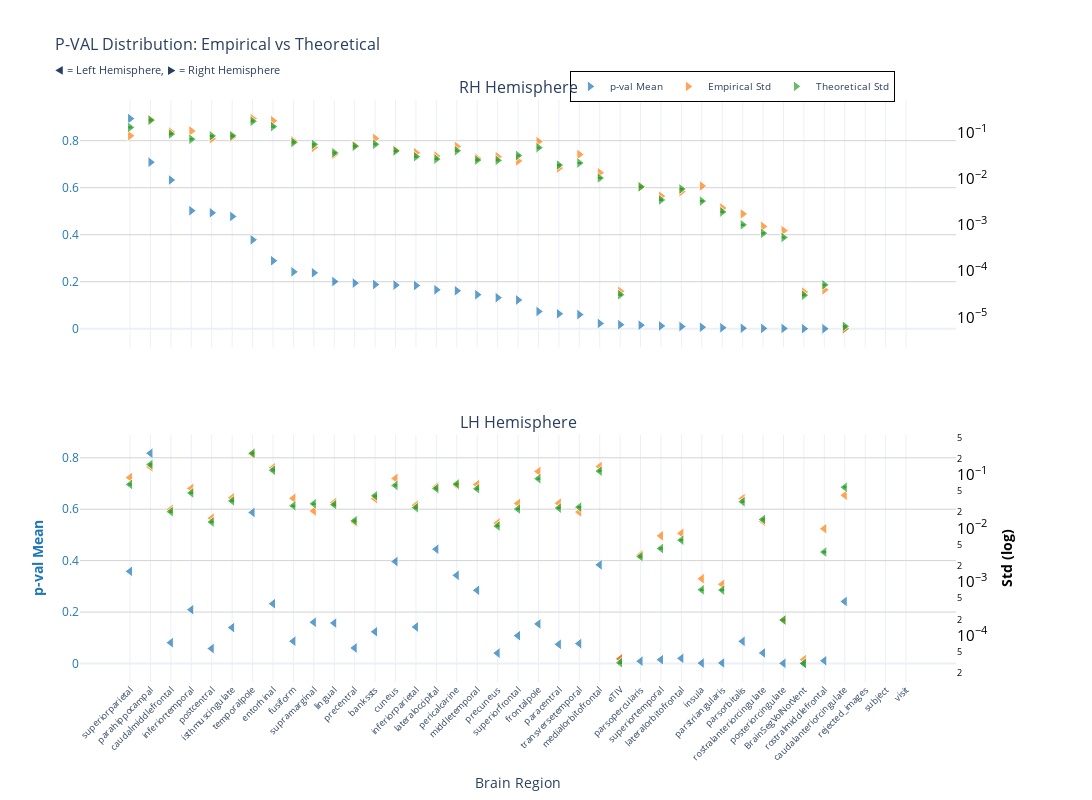
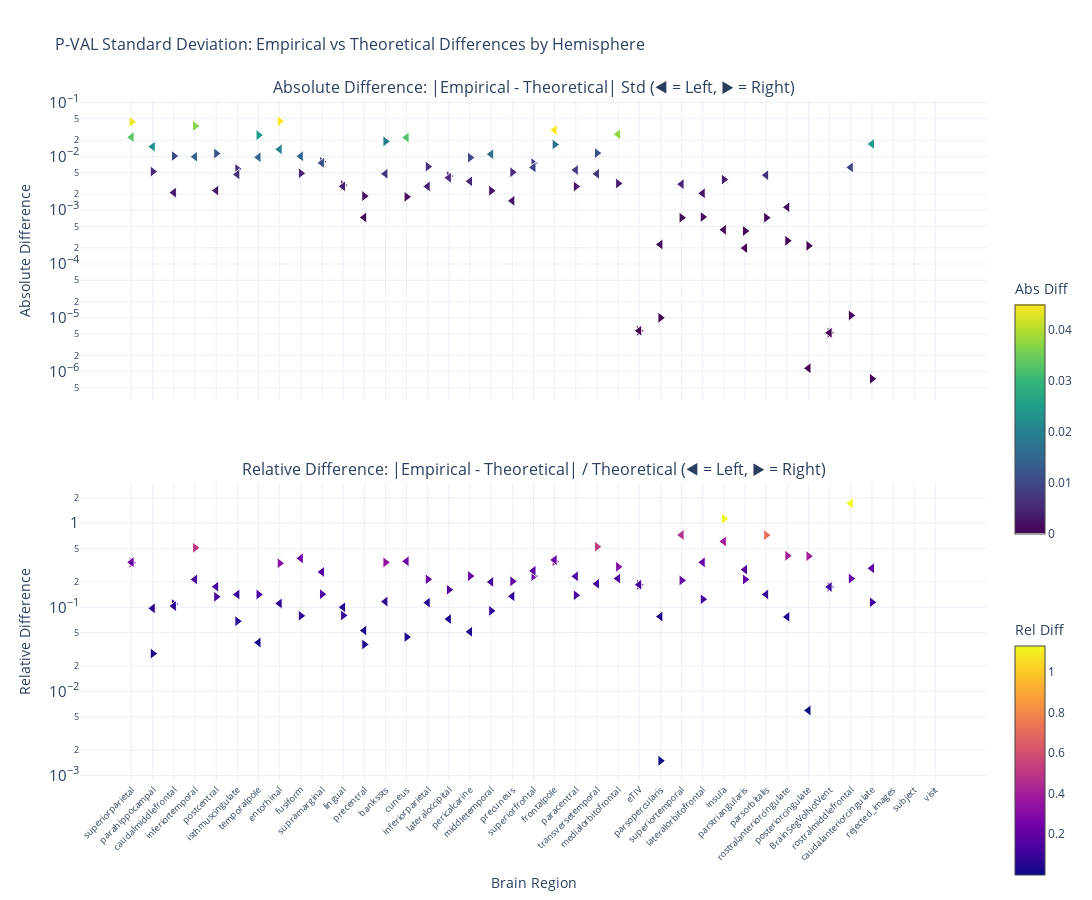

Source (notebook cell) for these figures, in order:
### Markdown cell above
### p-value

### Code cell
nu_nav = df_navr[(df_navr["timepoint"] == "baseline") & (df_navr["group"] == "HC-PD")]
data_path = stats_dir / f"ancova_baseline_{METRIC}.parquet"
df, stats = get_test_stats(
    data_path, stat_functions_F, nu_nav, hemisphere=True, study="baseline"
)
show_figure(stats, hemisphere=True, stat_name="p-val", study="baseline", metric=METRIC)

### Figure 1 — Plotly figure (JSON) as saved in the notebook; plotly's stock layout.template omitted (floating-point values rounded to 4 significant figures)
{"data": [{"hovertemplate": "<b>%{x}</b><br>Mean p-val: %{y:.2f}<br><extra></extra>", "legendgroup": "mean", "marker": {"color": "#1f77b4", "line": {"color": "white", "width": 1}, "opacity": 0.7, "size": 10, "symbol": "triangle-right"}, "mode": "markers", "name": "p-val Mean", "showlegend": true, "type": "scatter", "x": ["superiorparietal", "parahippocampal", "caudalmiddlefrontal", "inferiortemporal", "postcentral", "isthmuscingulate", "temporalpole", "entorhinal", "fusiform", "supramarginal", "lingual", "precentral", "bankssts", "cuneus", "inferiorparietal", "lateraloccipital", "pericalcarine", "middletemporal", "precuneus", "superiorfrontal", "frontalpole", "paracentral", "transversetemporal", "medialorbitofrontal", "eTIV", "parsopercularis", "superiortemporal", "lateralorbitofrontal", "insula", "parstriangularis", "parsorbitalis", "rostralanteriorcingulate", "posteriorcingulate", "BrainSegVolNotVent", "rostralmiddlefrontal", "caudalanteriorcingulate", "rejected_images", "subject", "visit"], "xaxis": "x", "y": [0.894, 0.7085, 0.6327, 0.5021, 0.4932, 0.4778, 0.3783, 0.2892, 0.2421, 0.2379, 0.2006, 0.1941, 0.1881, 0.1857, 0.1839, 0.1656, 0.1615, 0.1449, 0.1322, 0.1223, 0.07356, 0.06366, 0.06014, 0.02253, 0.0172, 0.01519, 0.01203, 0.009305, 0.006475, 0.004235, 0.002149, 0.001524, 0.001397, 0.0003251, 8.129e-05, 1.337e-05, NaN, NaN, NaN], "yaxis": "y"}, {"hovertemplate": "<b>%{x}</b><br>Empirical Std: %{y:.3f}<br><extra></extra>", "legendgroup": "empirical", "marker": {"color": "#ff7f0e", "line": {"color": "white", "width": 1}, "opacity": 0.7, "size": 10, "symbol": "triangle-right"}, "mode": "markers", "name": "Empirical Std", "showlegend": true, "type": "scatter", "x": ["superiorparietal", "parahippocampal", "caudalmiddlefrontal", "inferiortemporal", "postcentral", "isthmuscingulate", "temporalpole", "entorhinal", "fusiform", "supramarginal", "lingual", "precentral", "bankssts", "cuneus", "inferiorparietal", "lateraloccipital", "pericalcarine", "middletemporal", "precuneus", "superiorfrontal", "frontalpole", "paracentral", "transversetemporal", "medialorbitofrontal", "eTIV", "parsopercularis", "superiortemporal", "lateralorbitofrontal", "insula", "parstriangularis", "parsorbitalis", "rostralanteriorcingulate", "posteriorcingulate", "BrainSegVolNotVent", "rostralmiddlefrontal", "caudalanteriorcingulate", "rejected_images", "subject", "visit"], "xaxis": "x", "y": [0.08538, 0.1903, 0.1028, 0.1083, 0.07341, 0.07954, 0.2002, 0.1797, 0.0661, 0.04752, 0.03355, 0.05239, 0.07466, 0.04173, 0.03649, 0.03094, 0.04992, 0.02769, 0.03005, 0.02431, 0.06373, 0.01705, 0.03347, 0.01353, 3.67e-05, 0.006695, 0.004201, 0.005266, 0.006987, 0.002325, 0.001734, 0.0009305, 0.0007548, 3.541e-05, 3.95e-05, 5.677e-06, NaN, NaN, NaN], "yaxis": "y2"}, {"error_y": {"array": [0.003594, 0.005146, 0.002575, 0.001996, 0.002355, 0.002374, 0.004875, 0.003745, 0.001703, 0.001542, 0.001014, 0.001406, 0.001547, 0.001111, 0.0008349, 0.0007405, 0.001124, 0.0007059, 0.0006944, 0.0008841, 0.00131, 0.0005506, 0.0006105, 0.0002887, 8.606e-07, 0.0001859, 9.663e-05, 0.0001672, 9.121e-05, 5.324e-05, 2.802e-05, 1.835e-05, 1.493e-05, 8.381e-07, 1.407e-06, 1.783e-07, NaN, NaN, NaN], "arrayminus": [0.003495, 0.005004, 0.002505, 0.001941, 0.00229, 0.002309, 0.004741, 0.003642, 0.001656, 0.0015, 0.0009863, 0.001367, 0.001505, 0.00108, 0.000812, 0.0007201, 0.001093, 0.0006865, 0.0006753, 0.0008598, 0.001274, 0.0005355, 0.0005937, 0.0002808, 8.37e-07, 0.0001808, 9.397e-05, 0.0001626, 8.87e-05, 5.178e-05, 2.724e-05, 1.784e-05, 1.452e-05, 8.151e-07, 1.368e-06, 1.734e-07, NaN, NaN, NaN], "color": "#2ca02c", "thickness": 1, "type": "data", "visible": true, "width": 2}, "hovertemplate": "<b>%{x}</b><br>Theoretical Std: %{y:.3f}<br><extra></extra>", "legendgroup": "theoretical", "marker": {"color": "#2ca02c", "line": {"color": "white", "width": 1}, "opacity": 0.7, "size": 10, "symbol": "triangle-right"}, "mode": "markers", "name": "Theoretical Std", "showlegend": true, "type": "scatter", "x": ["superiorparietal", "parahippocampal", "caudalmiddlefrontal", "inferiortemporal", "postcentral", "isthmuscingulate", "temporalpole", "entorhinal", "fusiform", "supramarginal", "lingual", "precentral", "bankssts", "cuneus", "inferiorparietal", "lateraloccipital", "pericalcarine", "middletemporal", "precuneus", "superiorfrontal", "frontalpole", "paracentral", "transversetemporal", "medialorbitofrontal", "eTIV", "parsopercularis", "superiortemporal", "lateralorbitofrontal", "insula", "parstriangularis", "parsorbitalis", "rostralanteriorcingulate", "posteriorcingulate", "BrainSegVolNotVent", "rostralmiddlefrontal", "caudalanteriorcingulate", "rejected_images", "subject", "visit"], "xaxis": "x", "y": [0.1293, 0.1851, 0.09263, 0.07177, 0.08471, 0.08538, 0.1753, 0.1347, 0.06125, 0.05547, 0.03647, 0.05056, 0.05565, 0.03996, 0.03003, 0.02663, 0.04042, 0.02539, 0.02497, 0.0318, 0.04711, 0.0198, 0.02196, 0.01038, 3.095e-05, 0.006685, 0.003475, 0.006015, 0.00328, 0.001915, 0.001008, 0.0006599, 0.0005371, 3.014e-05, 5.059e-05, 6.412e-06, NaN, NaN, NaN], "yaxis": "y2"}, {"hovertemplate": "<b>%{x}</b><br>Mean p-val: %{y:.2f}<br><extra></extra>", "legendgroup": "mean", "marker": {"color": "#1f77b4", "line": {"color": "white", "width": 1}, "opacity": 0.7, "size": 10, "symbol": "triangle-left"}, "mode": "markers", "name": "p-val Mean", "showlegend": false, "type": "scatter", "x": ["parahippocampal", "temporalpole", "lateraloccipital", "cuneus", "medialorbitofrontal", "superiorparietal", "pericalcarine", "middletemporal", "caudalanteriorcingulate", "entorhinal", "inferiortemporal", "supramarginal", "lingual", "frontalpole", "inferiorparietal", "isthmuscingulate", "bankssts", "superiorfrontal", "fusiform", "parsorbitalis", "caudalmiddlefrontal", "transversetemporal", "paracentral", "precentral", "postcentral", "rostralanteriorcingulate", "precuneus", "lateralorbitofrontal", "eTIV", "superiortemporal", "rostralmiddlefrontal", "parsopercularis", "parstriangularis", "insula", "posteriorcingulate", "BrainSegVolNotVent", "rejected_images", "subject", "visit"], "xaxis": "x2", "y": [0.8176, 0.5873, 0.4445, 0.3964, 0.3836, 0.3583, 0.3427, 0.2845, 0.241, 0.2323, 0.2092, 0.1602, 0.1571, 0.1538, 0.1419, 0.1395, 0.1233, 0.1081, 0.08656, 0.08597, 0.081, 0.07724, 0.07442, 0.06018, 0.05798, 0.0409, 0.0402, 0.01981, 0.0172, 0.01473, 0.01065, 0.008766, 0.001907, 0.001406, 0.0004162, 0.0003251, NaN, NaN, NaN], "yaxis": "y3"}, {"hovertemplate": "<b>%{x}</b><br>Empirical Std: %{y:.3f}<br><extra></extra>", "legendgroup": "empirical", "marker": {"color": "#ff7f0e", "line": {"color": "white", "width": 1}, "opacity": 0.7, "size": 10, "symbol": "triangle-left"}, "mode": "markers", "name": "Empirical Std", "showlegend": false, "type": "scatter", "x": ["parahippocampal", "temporalpole", "lateraloccipital", "cuneus", "medialorbitofrontal", "superiorparietal", "pericalcarine", "middletemporal", "caudalanteriorcingulate", "entorhinal", "inferiortemporal", "supramarginal", "lingual", "frontalpole", "inferiorparietal", "isthmuscingulate", "bankssts", "superiorfrontal", "fusiform", "parsorbitalis", "caudalmiddlefrontal", "transversetemporal", "paracentral", "precentral", "postcentral", "rostralanteriorcingulate", "precuneus", "lateralorbitofrontal", "eTIV", "superiortemporal", "rostralmiddlefrontal", "parsopercularis", "parstriangularis", "insula", "posteriorcingulate", "BrainSegVolNotVent", "rejected_images", "subject", "visit"], "xaxis": "x2", "y": [0.1411, 0.2432, 0.05948, 0.08579, 0.1433, 0.089, 0.06387, 0.06585, 0.04155, 0.1352, 0.0558, 0.02121, 0.03054, 0.1157, 0.02713, 0.03719, 0.03585, 0.02922, 0.03645, 0.03595, 0.02266, 0.02019, 0.02951, 0.01313, 0.01548, 0.01358, 0.01255, 0.008087, 3.67e-05, 0.007258, 0.009859, 0.003201, 0.0009026, 0.001146, 0.0001953, 3.541e-05, NaN, NaN, NaN], "yaxis": "y4"}, {"error_y": {"array": [0.004346, 0.007029, 0.001542, 0.001764, 0.003266, 0.001842, 0.001872, 0.001525, 0.001629, 0.003383, 0.001277, 0.0008002, 0.0007719, 0.002356, 0.0006775, 0.0009053, 0.001129, 0.000639, 0.0007333, 0.0008751, 0.0005709, 0.0006933, 0.0006651, 0.0003856, 0.000366, 0.0004092, 0.0003074, 0.0001675, 8.606e-07, 0.0001171, 0.0001004, 8.261e-05, 1.96e-05, 1.983e-05, 5.4e-06, 8.381e-07, NaN, NaN, NaN], "arrayminus": [0.004226, 0.006836, 0.0015, 0.001715, 0.003176, 0.001791, 0.00182, 0.001484, 0.001584, 0.00329, 0.001242, 0.0007782, 0.0007507, 0.002291, 0.0006589, 0.0008804, 0.001098, 0.0006215, 0.0007131, 0.000851, 0.0005552, 0.0006742, 0.0006468, 0.000375, 0.0003559, 0.0003979, 0.000299, 0.0001629, 8.37e-07, 0.0001138, 9.767e-05, 8.034e-05, 1.906e-05, 1.929e-05, 5.251e-06, 8.151e-07, NaN, NaN, NaN], "color": "#2ca02c", "thickness": 1, "type": "data", "visible": true, "width": 2}, "hovertemplate": "<b>%{x}</b><br>Theoretical Std: %{y:.3f}<br><extra></extra>", "legendgroup": "theoretical", "marker": {"color": "#2ca02c", "line": {"color": "white", "width": 1}, "opacity": 0.7, "size": 10, "symbol": "triangle-left"}, "mode": "markers", "name": "Theoretical Std", "showlegend": false, "type": "scatter", "x": ["parahippocampal", "temporalpole", "lateraloccipital", "cuneus", "medialorbitofrontal", "superiorparietal", "pericalcarine", "middletemporal", "caudalanteriorcingulate", "entorhinal", "inferiortemporal", "supramarginal", "lingual", "frontalpole", "inferiorparietal", "isthmuscingulate", "bankssts", "superiorfrontal", "fusiform", "parsorbitalis", "caudalmiddlefrontal", "transversetemporal", "paracentral", "precentral", "postcentral", "rostralanteriorcingulate", "precuneus", "lateralorbitofrontal", "eTIV", "superiortemporal", "rostralmiddlefrontal", "parsopercularis", "parstriangularis", "insula", "posteriorcingulate", "BrainSegVolNotVent", "rejected_images", "subject", "visit"], "xaxis": "x2", "y": [0.1563, 0.2528, 0.05546, 0.06344, 0.1175, 0.06623, 0.06732, 0.05487, 0.05859, 0.1217, 0.04594, 0.02878, 0.02776, 0.08473, 0.02437, 0.03256, 0.0406, 0.02298, 0.02637, 0.03147, 0.02053, 0.02493, 0.02392, 0.01387, 0.01316, 0.01472, 0.01106, 0.006025, 3.095e-05, 0.00421, 0.003612, 0.002971, 0.0007049, 0.0007134, 0.0001942, 3.014e-05, NaN, NaN, NaN], "yaxis": "y4"}], "layout": {"annotations": [{"font": {"size": 16}, "showarrow": false, "text": "RH Hemisphere", "x": 0.47, "xanchor": "center", "xref": "paper", "y": 1, "yanchor": "bottom", "yref": "paper"}, {"font": {"size": 16}, "showarrow": false, "text": "LH Hemisphere", "x": 0.47, "xanchor": "center", "xref": "paper", "y": 0.425, "yanchor": "bottom", "yref": "paper"}], "height": 800, "hovermode": "x", "legend": {"bgcolor": "rgba(255, 255, 255, 0.9)", "bordercolor": "black", "borderwidth": 1, "font": {"size": 10}, "orientation": "h", "x": 0.7, "xanchor": "center", "y": 1.05}, "title": {"font": {"size": 16}, "text": "P-VAL Distribution: Empirical vs Theoretical<br><sub>◀ = Left Hemisphere, ▶ = Right Hemisphere</sub>"}, "width": 1400, "xaxis": {"anchor": "y", "domain": [0, 0.94], "matches": "x2", "showticklabels": false}, "xaxis2": {"anchor": "y3", "domain": [0, 0.94], "tickangle": -45, "tickfont": {"size": 9}, "title": {"text": "Brain Region"}}, "yaxis": {"anchor": "x", "domain": [0.575, 1], "gridcolor": "lightgray", "showgrid": true, "tickfont": {"color": "#1f77b4"}, "title": {"font": {"color": "#1f77b4"}, "text": ""}}, "yaxis2": {"anchor": "x", "exponentformat": "power", "overlaying": "y", "showgrid": false, "side": "right", "tickfont": {"color": "black"}, "title": {"font": {"color": "black"}, "text": ""}, "type": "log"}, "yaxis3": {"anchor": "x2", "domain": [0, 0.425], "gridcolor": "lightgray", "showgrid": true, "tickfont": {"color": "#1f77b4"}, "title": {"font": {"color": "#1f77b4"}, "text": "<b>p-val Mean</b>"}}, "yaxis4": {"anchor": "x2", "exponentformat": "power", "overlaying": "y3", "showgrid": false, "side": "right", "tickfont": {"color": "black"}, "title": {"font": {"color": "black"}, "text": "<b>Std (log)</b>"}, "type": "log"}}}

### Figure 2 — Plotly figure (JSON) as saved in the notebook; plotly's stock layout.template omitted (floating-point values rounded to 4 significant figures)
{"data": [{"hovertemplate": "<b>%{x}</b><br>Hemisphere: %{text}<br>Abs Diff: %{y:.4f}<br><extra></extra>", "legendgroup": "abs_rh", "marker": {"color": [0.04387, 0.005215, 0.01013, 0.03658, 0.0113, 0.005833, 0.02487, 0.045, 0.00485, 0.007944, 0.002922, 0.001827, 0.01902, 0.001771, 0.006458, 0.004304, 0.009494, 0.002301, 0.005081, 0.007484, 0.01661, 0.002754, 0.01151, 0.003142, 5.751e-06, 1.002e-05, 0.0007258, 0.0007491, 0.003707, 0.0004099, 0.0007259, 0.0002706, 0.0002177, 5.264e-06, 1.109e-05, 7.352e-07, NaN, NaN, NaN], "colorbar": {"len": 0.4, "title": {"text": "Abs Diff"}, "y": 0.75, "yanchor": "top"}, "colorscale": [[0, "#440154"], [0.1111, "#482878"], [0.2222, "#3e4989"], [0.3333, "#31688e"], [0.4444, "#26828e"], [0.5556, "#1f9e89"], [0.6667, "#35b779"], [0.7778, "#6ece58"], [0.8889, "#b5de2b"], [1, "#fde725"]], "line": {"color": "white", "width": 1}, "showscale": true, "size": 10, "symbol": "triangle-right"}, "mode": "markers", "name": "Absolute (rh)", "showlegend": false, "text": ["rh", "rh", "rh", "rh", "rh", "rh", "rh", "rh", "rh", "rh", "rh", "rh", "rh", "rh", "rh", "rh", "rh", "rh", "rh", "rh", "rh", "rh", "rh", "rh", "rh", "rh", "rh", "rh", "rh", "rh", "rh", "rh", "rh", "rh", "rh", "rh", "rh", "rh", "rh"], "type": "scatter", "x": ["superiorparietal", "parahippocampal", "caudalmiddlefrontal", "inferiortemporal", "postcentral", "isthmuscingulate", "temporalpole", "entorhinal", "fusiform", "supramarginal", "lingual", "precentral", "bankssts", "cuneus", "inferiorparietal", "lateraloccipital", "pericalcarine", "middletemporal", "precuneus", "superiorfrontal", "frontalpole", "paracentral", "transversetemporal", "medialorbitofrontal", "eTIV", "parsopercularis", "superiortemporal", "lateralorbitofrontal", "insula", "parstriangularis", "parsorbitalis", "rostralanteriorcingulate", "posteriorcingulate", "BrainSegVolNotVent", "rostralmiddlefrontal", "caudalanteriorcingulate", "rejected_images", "subject", "visit"], "xaxis": "x", "y": [0.04387, 0.005215, 0.01013, 0.03658, 0.0113, 0.005833, 0.02487, 0.045, 0.00485, 0.007944, 0.002922, 0.001827, 0.01902, 0.001771, 0.006458, 0.004304, 0.009494, 0.002301, 0.005081, 0.007484, 0.01661, 0.002754, 0.01151, 0.003142, 5.751e-06, 1.002e-05, 0.0007258, 0.0007491, 0.003707, 0.0004099, 0.0007259, 0.0002706, 0.0002177, 5.264e-06, 1.109e-05, 7.352e-07, NaN, NaN, NaN], "yaxis": "y"}, {"hovertemplate": "<b>%{x}</b><br>Hemisphere: %{text}<br>Rel Diff: %{y:.2%}<br><extra></extra>", "legendgroup": "rel_rh", "marker": {"color": [0.3394, 0.02818, 0.1094, 0.5096, 0.1334, 0.06832, 0.1419, 0.3341, 0.07917, 0.1432, 0.0801, 0.03614, 0.3418, 0.04433, 0.2151, 0.1616, 0.2349, 0.09065, 0.2034, 0.2354, 0.3526, 0.1391, 0.5244, 0.3025, 0.1858, 0.001499, 0.2088, 0.1245, 1.13, 0.214, 0.7205, 0.41, 0.4052, 0.1746, 0.2193, 0.1147, NaN, NaN, NaN], "colorbar": {"len": 0.4, "title": {"text": "Rel Diff"}, "y": 0.25, "yanchor": "top"}, "colorscale": [[0, "#0d0887"], [0.1111, "#46039f"], [0.2222, "#7201a8"], [0.3333, "#9c179e"], [0.4444, "#bd3786"], [0.5556, "#d8576b"], [0.6667, "#ed7953"], [0.7778, "#fb9f3a"], [0.8889, "#fdca26"], [1, "#f0f921"]], "line": {"color": "white", "width": 1}, "showscale": true, "size": 10, "symbol": "triangle-right"}, "mode": "markers", "name": "Relative (rh)", "showlegend": false, "text": ["rh", "rh", "rh", "rh", "rh", "rh", "rh", "rh", "rh", "rh", "rh", "rh", "rh", "rh", "rh", "rh", "rh", "rh", "rh", "rh", "rh", "rh", "rh", "rh", "rh", "rh", "rh", "rh", "rh", "rh", "rh", "rh", "rh", "rh", "rh", "rh", "rh", "rh", "rh"], "type": "scatter", "x": ["superiorparietal", "parahippocampal", "caudalmiddlefrontal", "inferiortemporal", "postcentral", "isthmuscingulate", "temporalpole", "entorhinal", "fusiform", "supramarginal", "lingual", "precentral", "bankssts", "cuneus", "inferiorparietal", "lateraloccipital", "pericalcarine", "middletemporal", "precuneus", "superiorfrontal", "frontalpole", "paracentral", "transversetemporal", "medialorbitofrontal", "eTIV", "parsopercularis", "superiortemporal", "lateralorbitofrontal", "insula", "parstriangularis", "parsorbitalis", "rostralanteriorcingulate", "posteriorcingulate", "BrainSegVolNotVent", "rostralmiddlefrontal", "caudalanteriorcingulate", "rejected_images", "subject", "visit"], "xaxis": "x2", "y": [0.3394, 0.02818, 0.1094, 0.5096, 0.1334, 0.06832, 0.1419, 0.3341, 0.07917, 0.1432, 0.0801, 0.03614, 0.3418, 0.04433, 0.2151, 0.1616, 0.2349, 0.09065, 0.2034, 0.2354, 0.3526, 0.1391, 0.5244, 0.3025, 0.1858, 0.001499, 0.2088, 0.1245, 1.13, 0.214, 0.7205, 0.41, 0.4052, 0.1746, 0.2193, 0.1147, NaN, NaN, NaN], "yaxis": "y2"}, {"hovertemplate": "<b>%{x}</b><br>Hemisphere: %{text}<br>Abs Diff: %{y:.4f}<br><extra></extra>", "legendgroup": "abs_lh", "marker": {"color": [0.01518, 0.009624, 0.004017, 0.02235, 0.0258, 0.02276, 0.003442, 0.01098, 0.01704, 0.01351, 0.009853, 0.007575, 0.002781, 0.03093, 0.002768, 0.004624, 0.004748, 0.00624, 0.01008, 0.00448, 0.002124, 0.004742, 0.005584, 0.0007341, 0.002317, 0.001132, 0.001494, 0.002062, 5.751e-06, 0.003048, 0.006246, 0.0002303, 0.0001978, 0.0004329, 1.154e-06, 5.264e-06, NaN, NaN, NaN], "colorbar": {"len": 0.4, "title": {"text": "Abs Diff"}, "y": 0.75, "yanchor": "top"}, "colorscale": [[0, "#440154"], [0.1111, "#482878"], [0.2222, "#3e4989"], [0.3333, "#31688e"], [0.4444, "#26828e"], [0.5556, "#1f9e89"], [0.6667, "#35b779"], [0.7778, "#6ece58"], [0.8889, "#b5de2b"], [1, "#fde725"]], "line": {"color": "white", "width": 1}, "showscale": false, "size": 10, "symbol": "triangle-left"}, "mode": "markers", "name": "Absolute (lh)", "showlegend": false, "text": ["lh", "lh", "lh", "lh", "lh", "lh", "lh", "lh", "lh", "lh", "lh", "lh", "lh", "lh", "lh", "lh", "lh", "lh", "lh", "lh", "lh", "lh", "lh", "lh", "lh", "lh", "lh", "lh", "lh", "lh", "lh", "lh", "lh", "lh", "lh", "lh", "lh", "lh", "lh"], "type": "scatter", "x": ["parahippocampal", "temporalpole", "lateraloccipital", "cuneus", "medialorbitofrontal", "superiorparietal", "pericalcarine", "middletemporal", "caudalanteriorcingulate", "entorhinal", "inferiortemporal", "supramarginal", "lingual", "frontalpole", "inferiorparietal", "isthmuscingulate", "bankssts", "superiorfrontal", "fusiform", "parsorbitalis", "caudalmiddlefrontal", "transversetemporal", "paracentral", "precentral", "postcentral", "rostralanteriorcingulate", "precuneus", "lateralorbitofrontal", "eTIV", "superiortemporal", "rostralmiddlefrontal", "parsopercularis", "parstriangularis", "insula", "posteriorcingulate", "BrainSegVolNotVent", "rejected_images", "subject", "visit"], "xaxis": "x", "y": [0.01518, 0.009624, 0.004017, 0.02235, 0.0258, 0.02276, 0.003442, 0.01098, 0.01704, 0.01351, 0.009853, 0.007575, 0.002781, 0.03093, 0.002768, 0.004624, 0.004748, 0.00624, 0.01008, 0.00448, 0.002124, 0.004742, 0.005584, 0.0007341, 0.002317, 0.001132, 0.001494, 0.002062, 5.751e-06, 0.003048, 0.006246, 0.0002303, 0.0001978, 0.0004329, 1.154e-06, 5.264e-06, NaN, NaN, NaN], "yaxis": "y"}, {"hovertemplate": "<b>%{x}</b><br>Hemisphere: %{text}<br>Rel Diff: %{y:.2%}<br><extra></extra>", "legendgroup": "rel_lh", "marker": {"color": [0.0971, 0.03807, 0.07242, 0.3522, 0.2196, 0.3437, 0.05113, 0.2001, 0.2909, 0.111, 0.2145, 0.2632, 0.1002, 0.3651, 0.1136, 0.142, 0.1169, 0.2715, 0.3822, 0.1424, 0.1034, 0.1902, 0.2334, 0.05294, 0.176, 0.07693, 0.1351, 0.3423, 0.1858, 0.724, 1.729, 0.07753, 0.2806, 0.6069, 0.005942, 0.1746, NaN, NaN, NaN], "colorbar": {"len": 0.4, "title": {"text": "Rel Diff"}, "y": 0.25, "yanchor": "top"}, "colorscale": [[0, "#0d0887"], [0.1111, "#46039f"], [0.2222, "#7201a8"], [0.3333, "#9c179e"], [0.4444, "#bd3786"], [0.5556, "#d8576b"], [0.6667, "#ed7953"], [0.7778, "#fb9f3a"], [0.8889, "#fdca26"], [1, "#f0f921"]], "line": {"color": "white", "width": 1}, "showscale": false, "size": 10, "symbol": "triangle-left"}, "mode": "markers", "name": "Relative (lh)", "showlegend": false, "text": ["lh", "lh", "lh", "lh", "lh", "lh", "lh", "lh", "lh", "lh", "lh", "lh", "lh", "lh", "lh", "lh", "lh", "lh", "lh", "lh", "lh", "lh", "lh", "lh", "lh", "lh", "lh", "lh", "lh", "lh", "lh", "lh", "lh", "lh", "lh", "lh", "lh", "lh", "lh"], "type": "scatter", "x": ["parahippocampal", "temporalpole", "lateraloccipital", "cuneus", "medialorbitofrontal", "superiorparietal", "pericalcarine", "middletemporal", "caudalanteriorcingulate", "entorhinal", "inferiortemporal", "supramarginal", "lingual", "frontalpole", "inferiorparietal", "isthmuscingulate", "bankssts", "superiorfrontal", "fusiform", "parsorbitalis", "caudalmiddlefrontal", "transversetemporal", "paracentral", "precentral", "postcentral", "rostralanteriorcingulate", "precuneus", "lateralorbitofrontal", "eTIV", "superiortemporal", "rostralmiddlefrontal", "parsopercularis", "parstriangularis", "insula", "posteriorcingulate", "BrainSegVolNotVent", "rejected_images", "subject", "visit"], "xaxis": "x2", "y": [0.0971, 0.03807, 0.07242, 0.3522, 0.2196, 0.3437, 0.05113, 0.2001, 0.2909, 0.111, 0.2145, 0.2632, 0.1002, 0.3651, 0.1136, 0.142, 0.1169, 0.2715, 0.3822, 0.1424, 0.1034, 0.1902, 0.2334, 0.05294, 0.176, 0.07693, 0.1351, 0.3423, 0.1858, 0.724, 1.729, 0.07753, 0.2806, 0.6069, 0.005942, 0.1746, NaN, NaN, NaN], "yaxis": "y2"}], "layout": {"annotations": [{"font": {"size": 16}, "showarrow": false, "text": "Absolute Difference: |Empirical - Theoretical| Std (◀ = Left, ▶ = Right)", "x": 0.5, "xanchor": "center", "xref": "paper", "y": 1, "yanchor": "bottom", "yref": "paper"}, {"font": {"size": 16}, "showarrow": false, "text": "Relative Difference: |Empirical - Theoretical| / Theoretical (◀ = Left, ▶ = Right)", "x": 0.5, "xanchor": "center", "xref": "paper", "y": 0.44, "yanchor": "bottom", "yref": "paper"}], "height": 900, "hovermode": "x unified", "showlegend": false, "title": {"font": {"size": 16}, "text": "P-VAL Standard Deviation: Empirical vs Theoretical Differences by Hemisphere"}, "width": 1400, "xaxis": {"anchor": "y", "domain": [0, 1], "showticklabels": false}, "xaxis2": {"anchor": "y2", "domain": [0, 1], "tickangle": -45, "tickfont": {"size": 9}, "title": {"text": "Brain Region"}}, "yaxis": {"anchor": "x", "domain": [0.56, 1], "exponentformat": "power", "title": {"text": "Absolute Difference"}, "type": "log"}, "yaxis2": {"anchor": "x2", "domain": [0, 0.44], "exponentformat": "power", "title": {"text": "Relative Difference"}, "type": "log"}}}
